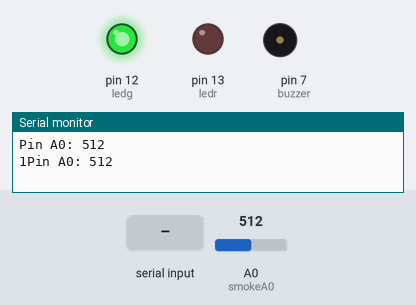
Recording of a sketch running on a simulated Arduino Uno, built with avr-gcc and run on an emulated ATmega328P. Shown: output pins drawn as LEDs (lit = HIGH), buzzer (waves = sounding), the last lines printed to the serial monitor. The inputs (shaded band) are chosen by the test bench; at power-on: A0 (smokeA0) = 512.

Above: at 1.9 s.
2.0 s: A0 (smokeA0) set to 468
5.5 s: A0 (smokeA0) set to 443
At 6.2 s:
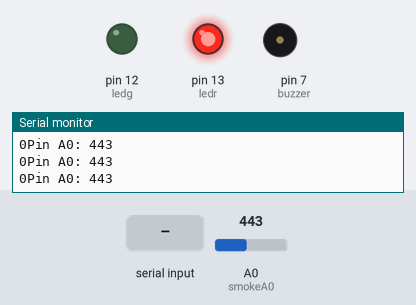
7.0 s: "1" received over Serial
8.5 s: A0 (smokeA0) set to 460
At 8.9 s:
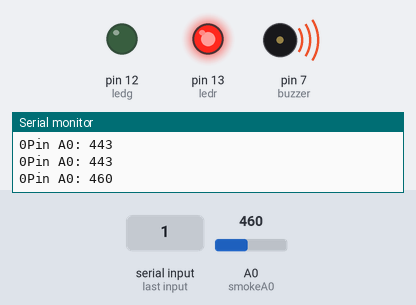
Timing chart, 0 to 13.2 s (numbered marks = the images above; inputs shaded):
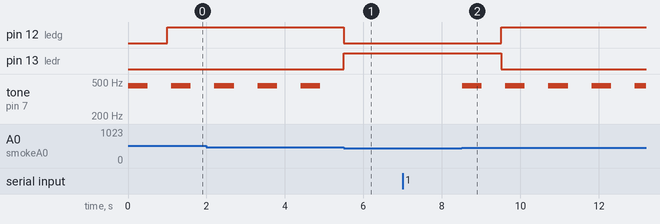

Measured:
- the behaviour switches between 451 and 450 on A0 (smokeA0) (found by bisection; images 0 and 1)
- after the input at 5.5 s, pin 12 (ledg): HIGH → LOW at once; pin 13 (ledr): LOW → HIGH at once; tone on pin 7 (buzzer): stays silent (without the input it goes to 450 Hz after 0.00 s)
- after the input at 8.5 s, pin 12 (ledg): LOW → HIGH after 1.0 s; pin 13 (ledr): HIGH → LOW after 1.0 s; tone on pin 7 (buzzer): alternates 450 Hz for 0.50 s and silent for 0.60 s, starting at once
- by itself, tone on pin 7 (buzzer): alternates 450 Hz for 0.50 s and silent for 0.60 s

The sketch:

Detecteur_de_gaz_Yassin.ino
```cpp
int buzzer = 7;
int smokeA0 = A0;

// Your threshold value. You might need to change it.
int sensorThres = 450;
int ledg=12;
int ledr=13;
char data; // variable contenant le caractère lu
int x; // variable contenant l'intensité de la deuxième lampe

void setup() {
pinMode(buzzer, OUTPUT);
pinMode(smokeA0, INPUT);
pinMode(ledg,OUTPUT);
pinMode(ledr,OUTPUT);
digitalWrite(ledg,LOW);
digitalWrite(ledr,LOW);
Serial.begin(9600); //Permet d'initialiser le moniteur série à 9600 bauds
  x=0; // Intialiser l'intensité de la deuxième lampe

}
void loop() {
  int analogSensor = analogRead(smokeA0);

  Serial.print("Pin A0: ");
  Serial.println(analogSensor);
  // Checks if it has reached the threshold value
  if (analogSensor > sensorThres)
  {
   tone(buzzer, 450);
   delay(500);
   noTone(buzzer);
   delay(500);
   digitalWrite(ledr,LOW);
   digitalWrite(ledg,HIGH);
   Serial.write('1'); //envoyer le nouvel état de la lampe

  }
  else
  {
  noTone(buzzer);
  digitalWrite(ledg,LOW);
  digitalWrite(ledr,HIGH);
  //delay(800);
  //digitalWrite(ledr,LOW);
Serial.write('0'); //envoyer le nouvel état de la lampe

  }
  delay(100);
  if (Serial.available()){
     data=Serial.read();

     if(data=='1') //si le caractère lu est égale à 1
    {
    tone(buzzer, 1000);

     }
     else if(data=='0') //si le caractère lu est égale à 0

     {


   noTone(buzzer);
   digitalWrite(ledg,LOW);
   digitalWrite(ledr,HIGH);

     }

  }
}
```
